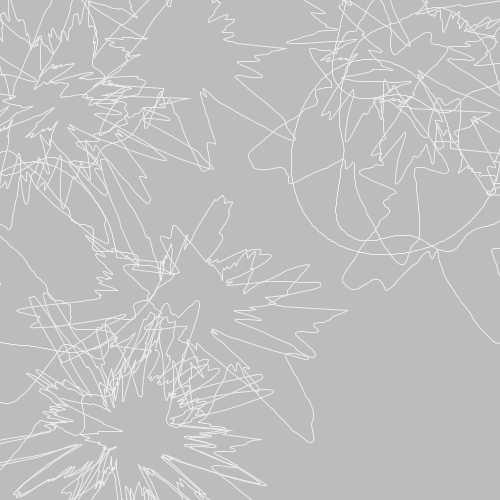
Frame 1 (no input)
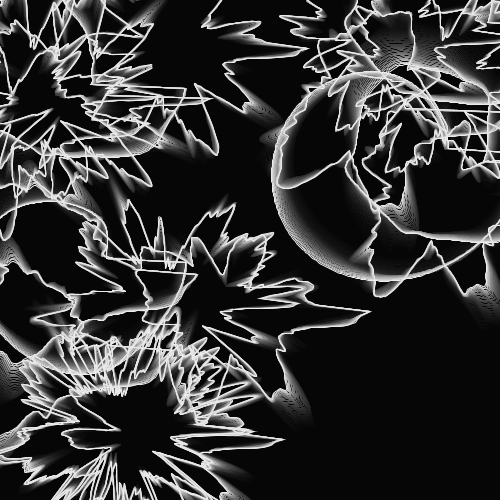
Frame 60 (the mouse pressed at the canvas centre just before this capture)
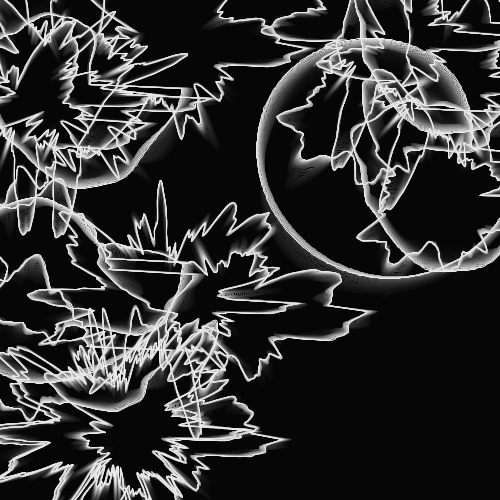
Frame 120 (the mouse held since frame 60 and released just before this capture)

The Processing sketch that drew these frames (run headless with seeded random() and noise(); from frame 60 on, the mouse is pressed at the canvas centre):

// Processing sketch: blobs_v2
// ── blobs_v2.pde
Flower[] flowers;
int numFlowers = 20;

void setup() {
  size(500, 500);
  flowers = new Flower[numFlowers];
  for (int i = 0; i < numFlowers; i++) {
    flowers[i] = new Flower(200, random(width), random(height), random(10));
  }
}

void draw() {

  //background(255);
  noFill();
  stroke(255);
  for (Flower flower : flowers) {
    flower.display();
  }


  fill(0, 20);
  noStroke();
  rect(0, 0, width, height);
}

class Flower {
  float radius;
  float radiusCurrent;
  float cenX;
  float cenY;
  float speed;
  float posX;
  float posY;
  float noiseFactor;
  int degrees = 360;

  Flower(float radius_, float cenX_, float cenY_, float speed_) {
    radiusCurrent = radius = radius_;
    cenX = random(width);
    cenY = random(height);
    speed = speed_;
  }

  void display() {
    if (radiusCurrent < 0) {
      radiusCurrent = radius;
    }
    beginShape();
    for (int i = 0; i < degrees; i++) {
      noiseFactor = noise(i*speed/100, float(frameCount)/150);
      posX = cenX + radiusCurrent * cos(radians(i)) * noiseFactor;
      posY = cenY + radiusCurrent * sin(radians(i)) * noiseFactor;
      curveVertex(posX, posY);
    }
    endShape(CLOSE);
  }
}
